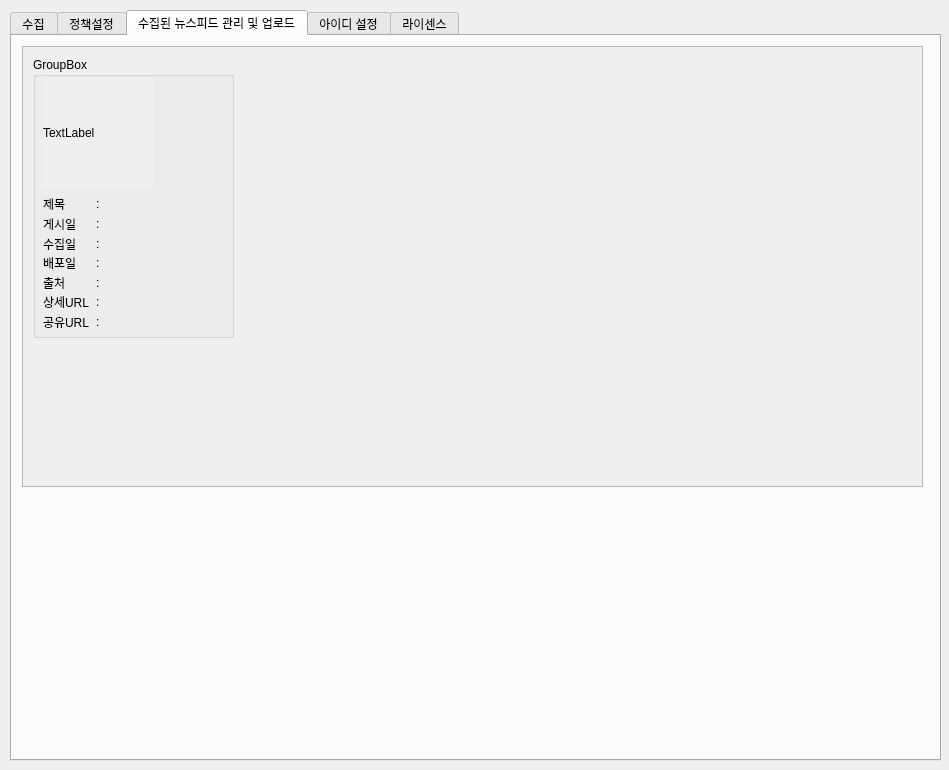
<?xml version="1.0" encoding="UTF-8"?>
<ui version="4.0">
 <class>CPC_Partners_manager</class>
 <widget class="QDialog" name="CPC_Partners_manager">
  <property name="geometry">
   <rect>
    <x>0</x>
    <y>0</y>
    <width>949</width>
    <height>770</height>
   </rect>
  </property>
  <property name="windowTitle">
   <string>CPC_Partners_manager</string>
  </property>
  <widget class="QTabWidget" name="tabWidget">
   <property name="geometry">
    <rect>
     <x>10</x>
     <y>10</y>
     <width>931</width>
     <height>751</height>
    </rect>
   </property>
   <property name="mouseTracking">
    <bool>false</bool>
   </property>
   <property name="acceptDrops">
    <bool>false</bool>
   </property>
   <property name="autoFillBackground">
    <bool>false</bool>
   </property>
   <property name="currentIndex">
    <number>2</number>
   </property>
   <widget class="QWidget" name="tab">
    <attribute name="title">
     <string>수집</string>
    </attribute>
    <widget class="QGroupBox" name="groupBox_4">
     <property name="geometry">
      <rect>
       <x>10</x>
       <y>20</y>
       <width>231</width>
       <height>341</height>
      </rect>
     </property>
     <property name="title">
      <string>1. 수집할 카테고리 선택</string>
     </property>
     <widget class="QWidget" name="horizontalLayoutWidget_3">
      <property name="geometry">
       <rect>
        <x>10</x>
        <y>80</y>
        <width>211</width>
        <height>251</height>
       </rect>
      </property>
      <layout class="QHBoxLayout" name="horizontalLayout_11">
       <item>
        <layout class="QVBoxLayout" name="verticalLayout_5">
         <item>
          <widget class="QCheckBox" name="story_checkBox">
           <property name="text">
            <string>스토리</string>
           </property>
          </widget>
         </item>
         <item>
          <widget class="QCheckBox" name="racy_joke_checkBox">
           <property name="text">
            <string>응큼세포(15금)</string>
           </property>
          </widget>
         </item>
         <item>
          <widget class="QCheckBox" name="entertainment_hot_issue_checkBox">
           <property name="text">
            <string>연예가화제</string>
           </property>
          </widget>
         </item>
         <item>
          <widget class="QCheckBox" name="idol_checkBox">
           <property name="text">
            <string>아이돌</string>
           </property>
          </widget>
         </item>
         <item>
          <widget class="QCheckBox" name="economy_checkBox">
           <property name="text">
            <string>경제</string>
           </property>
          </widget>
         </item>
         <item>
          <widget class="QCheckBox" name="tip_checkBox">
           <property name="text">
            <string>꿀팁</string>
           </property>
          </widget>
         </item>
         <item>
          <widget class="QCheckBox" name="global_checkBox">
           <property name="text">
            <string>글로벌</string>
           </property>
          </widget>
         </item>
         <item>
          <widget class="QCheckBox" name="entertainment_checkBox">
           <property name="text">
            <string>연예</string>
           </property>
          </widget>
         </item>
         <item>
          <widget class="QCheckBox" name="overseas_soccer_checkBox">
           <property name="text">
            <string>해외축구</string>
           </property>
          </widget>
         </item>
         <item>
          <widget class="QCheckBox" name="life_pick_checkBox">
           <property name="text">
            <string>생활픽</string>
           </property>
          </widget>
         </item>
         <item>
          <widget class="QCheckBox" name="BBC_News_checkBox">
           <property name="text">
            <string>BBC News</string>
           </property>
          </widget>
         </item>
         <item>
          <spacer name="verticalSpacer">
           <property name="orientation">
            <enum>Qt::Vertical</enum>
           </property>
           <property name="sizeHint" stdset="0">
            <size>
             <width>20</width>
             <height>40</height>
            </size>
           </property>
          </spacer>
         </item>
        </layout>
       </item>
       <item>
        <layout class="QVBoxLayout" name="verticalLayout_6">
         <item>
          <widget class="QCheckBox" name="joke_checkBox">
           <property name="text">
            <string>유머</string>
           </property>
          </widget>
         </item>
         <item>
          <widget class="QCheckBox" name="politics_checkBox">
           <property name="text">
            <string>정치</string>
           </property>
          </widget>
         </item>
         <item>
          <widget class="QCheckBox" name="accident_checkBox">
           <property name="text">
            <string>사건사고</string>
           </property>
          </widget>
         </item>
         <item>
          <widget class="QCheckBox" name="sport_checkBox">
           <property name="text">
            <string>스포츠</string>
           </property>
          </widget>
         </item>
         <item>
          <widget class="QCheckBox" name="vehicle_checkBox">
           <property name="text">
            <string>자동차</string>
           </property>
          </widget>
         </item>
         <item>
          <widget class="QCheckBox" name="society_checkBox">
           <property name="text">
            <string>사회</string>
           </property>
          </widget>
         </item>
         <item>
          <widget class="QCheckBox" name="pet_checkBox">
           <property name="text">
            <string>반려동물</string>
           </property>
          </widget>
         </item>
         <item>
          <widget class="QCheckBox" name="overseas_baseball_checkBox">
           <property name="text">
            <string>해외야구</string>
           </property>
          </widget>
         </item>
         <item>
          <widget class="QCheckBox" name="travel_checkBox">
           <property name="text">
            <string>여행</string>
           </property>
          </widget>
         </item>
         <item>
          <widget class="QCheckBox" name="NNA_Korea_checkBox">
           <property name="text">
            <string>NNA코리아</string>
           </property>
          </widget>
         </item>
         <item>
          <spacer name="verticalSpacer_2">
           <property name="orientation">
            <enum>Qt::Vertical</enum>
           </property>
           <property name="sizeHint" stdset="0">
            <size>
             <width>20</width>
             <height>40</height>
            </size>
           </property>
          </spacer>
         </item>
        </layout>
       </item>
      </layout>
     </widget>
     <widget class="QRadioButton" name="collect_category_radioButton">
      <property name="geometry">
       <rect>
        <x>10</x>
        <y>60</y>
        <width>181</width>
        <height>16</height>
       </rect>
      </property>
      <property name="text">
       <string>개별 카테고리 수집</string>
      </property>
     </widget>
     <widget class="QRadioButton" name="collect_main_radioButton">
      <property name="geometry">
       <rect>
        <x>10</x>
        <y>30</y>
        <width>181</width>
        <height>16</height>
       </rect>
      </property>
      <property name="text">
       <string>메인 페이지 (전체 카테고리)</string>
      </property>
     </widget>
    </widget>
    <widget class="QGroupBox" name="groupBox_5">
     <property name="geometry">
      <rect>
       <x>10</x>
       <y>370</y>
       <width>231</width>
       <height>71</height>
      </rect>
     </property>
     <property name="title">
      <string>2. 수집 개수 설정</string>
     </property>
     <widget class="QWidget" name="verticalLayoutWidget_7">
      <property name="geometry">
       <rect>
        <x>10</x>
        <y>30</y>
        <width>171</width>
        <height>31</height>
       </rect>
      </property>
      <layout class="QVBoxLayout" name="verticalLayout_8">
       <item>
        <layout class="QHBoxLayout" name="horizontalLayout_12">
         <item>
          <widget class="QLineEdit" name="item_amount_edit">
           <property name="maximumSize">
            <size>
             <width>50</width>
             <height>16777215</height>
            </size>
           </property>
          </widget>
         </item>
         <item>
          <widget class="QLabel" name="label">
           <property name="text">
            <string>개의 게시물을 수집</string>
           </property>
          </widget>
         </item>
        </layout>
       </item>
      </layout>
     </widget>
    </widget>
    <widget class="QPushButton" name="crawling_srt_btn">
     <property name="geometry">
      <rect>
       <x>610</x>
       <y>22</y>
       <width>75</width>
       <height>271</height>
      </rect>
     </property>
     <property name="text">
      <string>수집 시작</string>
     </property>
    </widget>
   </widget>
   <widget class="QWidget" name="tab_3">
    <attribute name="title">
     <string>정책설정</string>
    </attribute>
   </widget>
   <widget class="QWidget" name="tab_2">
    <attribute name="title">
     <string>수집된 뉴스피드 관리 및 업로드</string>
    </attribute>
    <widget class="QScrollArea" name="scrollArea">
     <property name="geometry">
      <rect>
       <x>10</x>
       <y>10</y>
       <width>901</width>
       <height>441</height>
      </rect>
     </property>
     <property name="widgetResizable">
      <bool>true</bool>
     </property>
     <widget class="QWidget" name="scrollAreaWidgetContents">
      <property name="geometry">
       <rect>
        <x>0</x>
        <y>0</y>
        <width>899</width>
        <height>439</height>
       </rect>
      </property>
      <widget class="QGroupBox" name="groupBox_6">
       <property name="geometry">
        <rect>
         <x>10</x>
         <y>10</y>
         <width>201</width>
         <height>281</height>
        </rect>
       </property>
       <property name="title">
        <string>GroupBox</string>
       </property>
       <widget class="QLabel" name="test_label">
        <property name="geometry">
         <rect>
          <x>10</x>
          <y>20</y>
          <width>111</width>
          <height>111</height>
         </rect>
        </property>
        <property name="font">
         <font>
          <underline>false</underline>
          <strikeout>false</strikeout>
         </font>
        </property>
        <property name="autoFillBackground">
         <bool>true</bool>
        </property>
        <property name="text">
         <string>TextLabel</string>
        </property>
       </widget>
       <widget class="QWidget" name="horizontalLayoutWidget">
        <property name="geometry">
         <rect>
          <x>10</x>
          <y>140</y>
          <width>181</width>
          <height>131</height>
         </rect>
        </property>
        <layout class="QHBoxLayout" name="horizontalLayout_7">
         <item>
          <layout class="QVBoxLayout" name="verticalLayout_7">
           <item>
            <widget class="QLabel" name="label_8">
             <property name="text">
              <string>제목</string>
             </property>
            </widget>
           </item>
           <item>
            <widget class="QLabel" name="label_9">
             <property name="text">
              <string>게시일</string>
             </property>
            </widget>
           </item>
           <item>
            <widget class="QLabel" name="label_13">
             <property name="text">
              <string>수집일</string>
             </property>
            </widget>
           </item>
           <item>
            <widget class="QLabel" name="label_20">
             <property name="text">
              <string>배포일</string>
             </property>
            </widget>
           </item>
           <item>
            <widget class="QLabel" name="label_10">
             <property name="text">
              <string>출처</string>
             </property>
            </widget>
           </item>
           <item>
            <widget class="QLabel" name="label_11">
             <property name="text">
              <string>상세URL</string>
             </property>
            </widget>
           </item>
           <item>
            <widget class="QLabel" name="label_12">
             <property name="text">
              <string>공유URL</string>
             </property>
            </widget>
           </item>
          </layout>
         </item>
         <item>
          <layout class="QVBoxLayout" name="verticalLayout_9">
           <item>
            <widget class="QLabel" name="label_14">
             <property name="text">
              <string>:</string>
             </property>
            </widget>
           </item>
           <item>
            <widget class="QLabel" name="label_15">
             <property name="text">
              <string>:</string>
             </property>
            </widget>
           </item>
           <item>
            <widget class="QLabel" name="label_16">
             <property name="text">
              <string>:</string>
             </property>
            </widget>
           </item>
           <item>
            <widget class="QLabel" name="label_17">
             <property name="text">
              <string>:</string>
             </property>
            </widget>
           </item>
           <item>
            <widget class="QLabel" name="label_26">
             <property name="text">
              <string>:</string>
             </property>
            </widget>
           </item>
           <item>
            <widget class="QLabel" name="label_18">
             <property name="text">
              <string>:</string>
             </property>
            </widget>
           </item>
           <item>
            <widget class="QLabel" name="label_19">
             <property name="text">
              <string>:</string>
             </property>
            </widget>
           </item>
          </layout>
         </item>
         <item>
          <layout class="QVBoxLayout" name="verticalLayout_10">
           <item>
            <widget class="QLabel" name="title_label">
             <property name="minimumSize">
              <size>
               <width>110</width>
               <height>0</height>
              </size>
             </property>
             <property name="text">
              <string>          </string>
             </property>
            </widget>
           </item>
           <item>
            <widget class="QLabel" name="posting_date_label">
             <property name="minimumSize">
              <size>
               <width>110</width>
               <height>0</height>
              </size>
             </property>
             <property name="text">
              <string>         </string>
             </property>
            </widget>
           </item>
           <item>
            <widget class="QLabel" name="collect_date_label">
             <property name="minimumSize">
              <size>
               <width>110</width>
               <height>0</height>
              </size>
             </property>
             <property name="text">
              <string>         </string>
             </property>
            </widget>
           </item>
           <item>
            <widget class="QLabel" name="distribution_date_label">
             <property name="minimumSize">
              <size>
               <width>110</width>
               <height>0</height>
              </size>
             </property>
             <property name="text">
              <string>          </string>
             </property>
            </widget>
           </item>
           <item>
            <widget class="QLabel" name="source_label">
             <property name="minimumSize">
              <size>
               <width>110</width>
               <height>0</height>
              </size>
             </property>
             <property name="text">
              <string>          </string>
             </property>
            </widget>
           </item>
           <item>
            <widget class="QLabel" name="detail_URL_label">
             <property name="minimumSize">
              <size>
               <width>110</width>
               <height>0</height>
              </size>
             </property>
             <property name="text">
              <string>          </string>
             </property>
            </widget>
           </item>
           <item>
            <widget class="QLabel" name="Share_URL_label">
             <property name="minimumSize">
              <size>
               <width>110</width>
               <height>0</height>
              </size>
             </property>
             <property name="text">
              <string>          </string>
             </property>
            </widget>
           </item>
          </layout>
         </item>
        </layout>
       </widget>
      </widget>
     </widget>
    </widget>
   </widget>
   <widget class="QWidget" name="tab_5">
    <attribute name="title">
     <string>아이디 설정</string>
    </attribute>
    <widget class="QGroupBox" name="groupBox">
     <property name="geometry">
      <rect>
       <x>10</x>
       <y>20</y>
       <width>141</width>
       <height>81</height>
      </rect>
     </property>
     <property name="title">
      <string>뉴스픽 로그인</string>
     </property>
     <widget class="QWidget" name="verticalLayoutWidget">
      <property name="geometry">
       <rect>
        <x>10</x>
        <y>20</y>
        <width>124</width>
        <height>52</height>
       </rect>
      </property>
      <layout class="QVBoxLayout" name="verticalLayout">
       <item>
        <layout class="QHBoxLayout" name="horizontalLayout">
         <item>
          <widget class="QLabel" name="label_2">
           <property name="text">
            <string>  ID   </string>
           </property>
          </widget>
         </item>
         <item>
          <widget class="QLineEdit" name="News_Pick_ID_edit">
           <property name="minimumSize">
            <size>
             <width>80</width>
             <height>0</height>
            </size>
           </property>
           <property name="maximumSize">
            <size>
             <width>80</width>
             <height>16777215</height>
            </size>
           </property>
           <property name="baseSize">
            <size>
             <width>0</width>
             <height>0</height>
            </size>
           </property>
          </widget>
         </item>
        </layout>
       </item>
       <item>
        <layout class="QHBoxLayout" name="horizontalLayout_2">
         <item>
          <widget class="QLabel" name="label_4">
           <property name="text">
            <string>  PW  </string>
           </property>
          </widget>
         </item>
         <item>
          <widget class="QLineEdit" name="News_Pick_PW_edit">
           <property name="minimumSize">
            <size>
             <width>80</width>
             <height>0</height>
            </size>
           </property>
           <property name="maximumSize">
            <size>
             <width>80</width>
             <height>16777215</height>
            </size>
           </property>
           <property name="baseSize">
            <size>
             <width>0</width>
             <height>0</height>
            </size>
           </property>
          </widget>
         </item>
        </layout>
       </item>
      </layout>
     </widget>
    </widget>
    <widget class="QGroupBox" name="groupBox_2">
     <property name="geometry">
      <rect>
       <x>10</x>
       <y>220</y>
       <width>141</width>
       <height>81</height>
      </rect>
     </property>
     <property name="title">
      <string>유튜브 로그인</string>
     </property>
     <widget class="QWidget" name="verticalLayoutWidget_2">
      <property name="geometry">
       <rect>
        <x>10</x>
        <y>20</y>
        <width>124</width>
        <height>52</height>
       </rect>
      </property>
      <layout class="QVBoxLayout" name="verticalLayout_2">
       <item>
        <layout class="QHBoxLayout" name="horizontalLayout_3">
         <item>
          <widget class="QLabel" name="label_3">
           <property name="text">
            <string>  ID   </string>
           </property>
          </widget>
         </item>
         <item>
          <widget class="QLineEdit" name="Utube_ID_edit">
           <property name="minimumSize">
            <size>
             <width>80</width>
             <height>0</height>
            </size>
           </property>
           <property name="maximumSize">
            <size>
             <width>80</width>
             <height>16777215</height>
            </size>
           </property>
           <property name="baseSize">
            <size>
             <width>0</width>
             <height>0</height>
            </size>
           </property>
          </widget>
         </item>
        </layout>
       </item>
       <item>
        <layout class="QHBoxLayout" name="horizontalLayout_4">
         <item>
          <widget class="QLabel" name="label_5">
           <property name="text">
            <string>  PW  </string>
           </property>
          </widget>
         </item>
         <item>
          <widget class="QLineEdit" name="Utube_PW_edit">
           <property name="minimumSize">
            <size>
             <width>80</width>
             <height>0</height>
            </size>
           </property>
           <property name="maximumSize">
            <size>
             <width>80</width>
             <height>16777215</height>
            </size>
           </property>
           <property name="baseSize">
            <size>
             <width>0</width>
             <height>0</height>
            </size>
           </property>
          </widget>
         </item>
        </layout>
       </item>
      </layout>
     </widget>
    </widget>
    <widget class="QGroupBox" name="groupBox_3">
     <property name="geometry">
      <rect>
       <x>170</x>
       <y>20</y>
       <width>141</width>
       <height>81</height>
      </rect>
     </property>
     <property name="title">
      <string>오아시스 로그인</string>
     </property>
     <widget class="QWidget" name="verticalLayoutWidget_3">
      <property name="geometry">
       <rect>
        <x>10</x>
        <y>20</y>
        <width>124</width>
        <height>52</height>
       </rect>
      </property>
      <layout class="QVBoxLayout" name="verticalLayout_3">
       <item>
        <layout class="QHBoxLayout" name="horizontalLayout_5">
         <item>
          <widget class="QLabel" name="label_6">
           <property name="text">
            <string>  ID   </string>
           </property>
          </widget>
         </item>
         <item>
          <widget class="QLineEdit" name="Oasis_ID_edit">
           <property name="minimumSize">
            <size>
             <width>80</width>
             <height>0</height>
            </size>
           </property>
           <property name="maximumSize">
            <size>
             <width>80</width>
             <height>16777215</height>
            </size>
           </property>
           <property name="baseSize">
            <size>
             <width>0</width>
             <height>0</height>
            </size>
           </property>
          </widget>
         </item>
        </layout>
       </item>
       <item>
        <layout class="QHBoxLayout" name="horizontalLayout_6">
         <item>
          <widget class="QLabel" name="label_7">
           <property name="text">
            <string>  PW  </string>
           </property>
          </widget>
         </item>
         <item>
          <widget class="QLineEdit" name="Oasis_PW_edit">
           <property name="minimumSize">
            <size>
             <width>80</width>
             <height>0</height>
            </size>
           </property>
           <property name="maximumSize">
            <size>
             <width>80</width>
             <height>16777215</height>
            </size>
           </property>
           <property name="baseSize">
            <size>
             <width>0</width>
             <height>0</height>
            </size>
           </property>
          </widget>
         </item>
        </layout>
       </item>
      </layout>
     </widget>
    </widget>
   </widget>
   <widget class="QWidget" name="tab_6">
    <attribute name="title">
     <string>라이센스</string>
    </attribute>
   </widget>
  </widget>
 </widget>
 <resources/>
 <connections/>
</ui>
